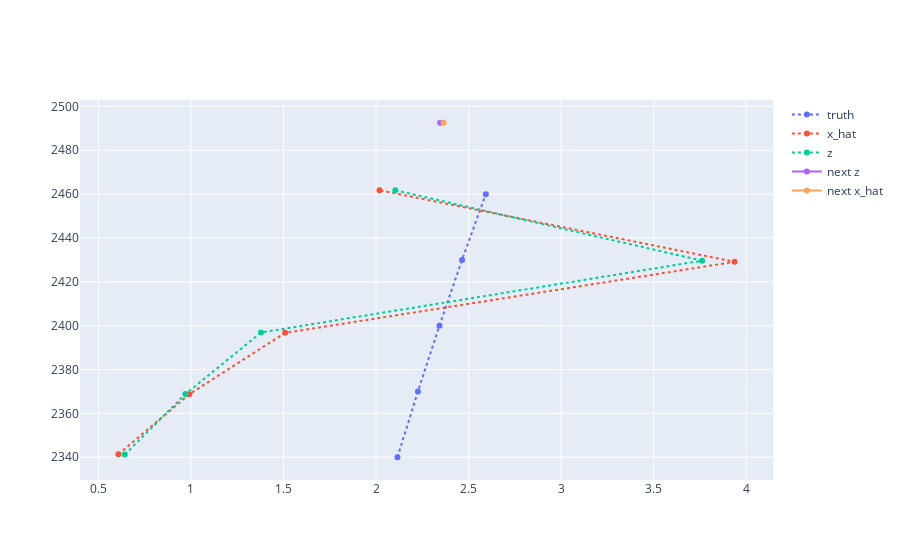

Notebook code cell kept with this figure:
### Code cell
d.one_step()

### Figure 1 — Plotly figure (JSON) as saved in the notebook; plotly's stock layout.template omitted (floating-point values rounded to 4 significant figures)
{"data": [{"line": {"dash": "dot"}, "name": "truth", "type": "scatter", "x": [2.116, 2.226, 2.343, 2.465, 2.593], "y": [2340.0, 2370.0, 2400.0, 2430.0, 2460.0]}, {"line": {"dash": "dot"}, "name": "x_hat", "type": "scatter", "x": [0.6082, 0.9911, 1.509, 3.937, 2.019], "y": [2341.0, 2369.0, 2397.0, 2429.0, 2462.0]}, {"line": {"dash": "dot"}, "name": "z", "type": "scatter", "x": [0.6426, 0.9702, 1.379, 3.762, 2.104], "y": [2341.0, 2369.0, 2397.0, 2430.0, 2462.0]}, {"name": "next z", "type": "scatter", "x": [2.346], "y": [2493.0]}, {"name": "next x_hat", "type": "scatter", "x": [2.365], "y": [2493.0]}], "layout": {"autosize": true, "xaxis": {"autorange": true, "range": [0.4041, 4.141], "type": "linear"}, "yaxis": {"autorange": true, "range": [2327.0, 2505.0], "type": "linear"}}}
